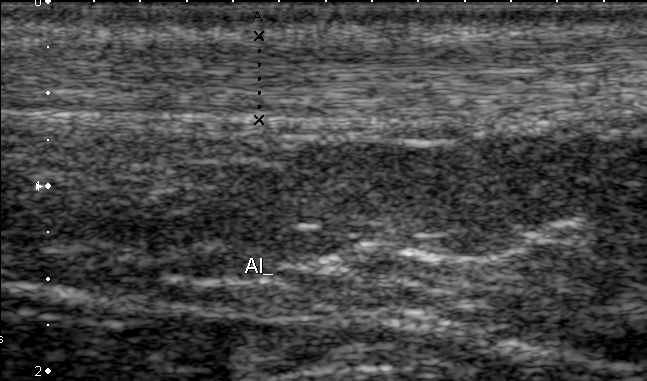
#> input picture Images/Patient00003_Plane1_10_of_21.png, 647 x 381 px
$ python -i femur.py   (imports and definitions only)
#> lines starting #> are read from the running program, lines starting #| are printed output that depends on the picture
#> further down, picture is the input picture: shape (381, 647, 3); min 0, max 255, mean 69.2
import cv2
import numpy as np
def detect_femur_length(image):
    gray = cv2.cvtColor(image, cv2.COLOR_RGB2GRAY)
    clahe = cv2.createCLAHE(2.0, (8,8))
    gray = clahe.apply(gray)
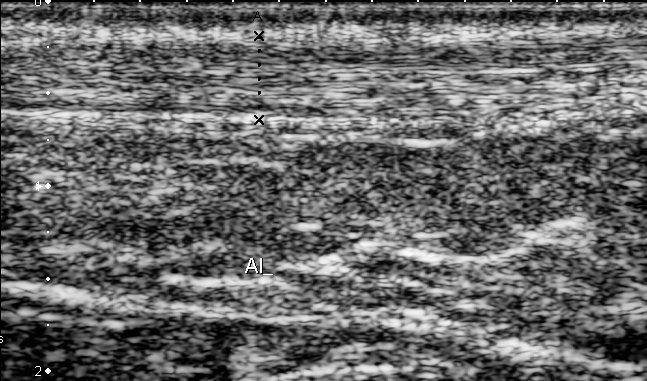
#> gray: shape (381, 647); min 0, max 255, mean 104.3
    blur = cv2.GaussianBlur(gray, (5,5), 0)
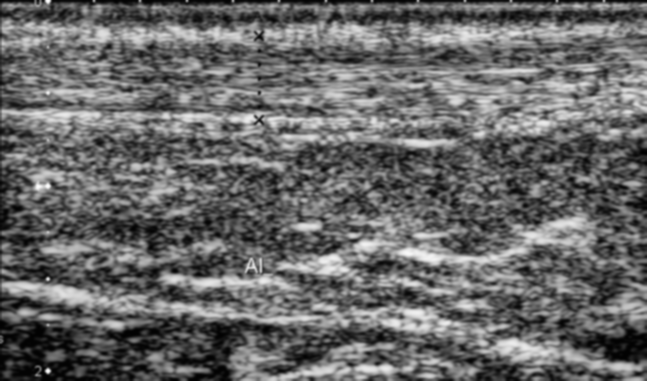
#> blur: shape (381, 647); min 2, max 253, mean 104.3
    edges = cv2.Canny(blur, 50, 150)
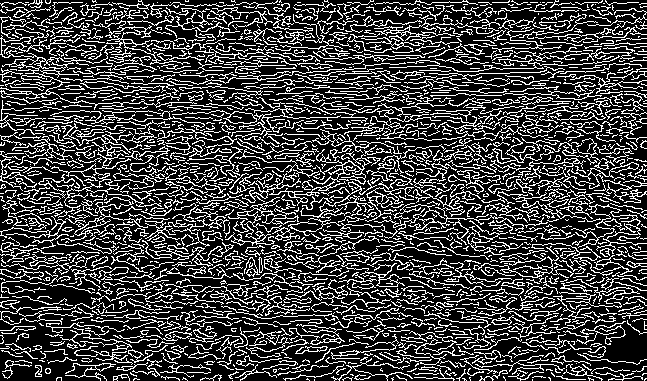
#> edges: shape (381, 647); 25.7% white in thin lines or dots
    lines = cv2.HoughLinesP(
        edges,
        1,
        np.pi/180,
        threshold=80,
        minLineLength=80,
        maxLineGap=10
    )
#> lines = 254 rows, first 6: [162, 131, 330, 120], [273, 150, 478, 233], [1, 51, 284, 195], [204, 4, 450, 250], [41, 142, 195, 136], [387, 156, 498, 160]
    if lines is None:
        return None
    max_len = 0
    for line in lines:
        x1, y1, x2, y2 = line[0]
        dx = x2 - x1
        dy = y2 - y1
        length = np.hypot(dx, dy)
        angle = abs(np.degrees(np.arctan2(dy, dx)))
        if angle < 15 or angle > 165:
            continue
        if length > max_len:
            max_len = length
#> this loop made 254 passes
#> (x1, y1, x2, y2, dx, dy, length, angle) on passes 2, 3, 4, 11: (273, 150, 478, 233, 205, 83, 221.2, 22.04), (1, 51, 284, 195, 283, 144, 317.5, 26.97), (204, 4, 450, 250, 246, 246, 347.9, 45), (75, 360, 433, 2, 358, -358, 506.3, 45)
#> (x1, y1, x2, y2, dx, dy, length, angle) on passes 1, 5, 6, 7, 8, 9: (162, 131, 330, 120, 168, -11, 168.4, 3.75), (41, 142, 195, 136, 154, -6, 154.1, 2.23), (387, 156, 498, 160, 111, 4, 111.1, 2.06), (380, 184, 525, 104, 145, -80, 165.6, 28.89), (467, 99, 586, 97, 119, -2, 119, 0.963), (60, 164, 167, 151, 107, -13, 107.8, 6.93)
#> after the loop, max_len = 506.3
    if max_len < 100 or max_len > 320:
        return None
    return max_len

>>> import cv2
>>> picture = cv2.cvtColor(cv2.imread('../Images/Patient00003_Plane1_10_of_21.png'), cv2.COLOR_BGR2RGB)
>>> result = detect_femur_length(picture)

$ run again, on Images/Patient00006_Plane1_11_of_36.png
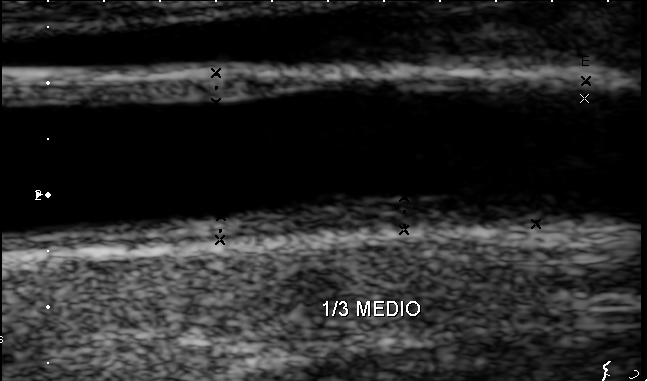
#> input picture Images/Patient00006_Plane1_11_of_36.png, 647 x 381 px
#> picture is the input picture: shape (381, 647, 3); min 0, max 255, mean 39.3
#> in detect_femur_length, `gray = clahe.apply(gray)`:
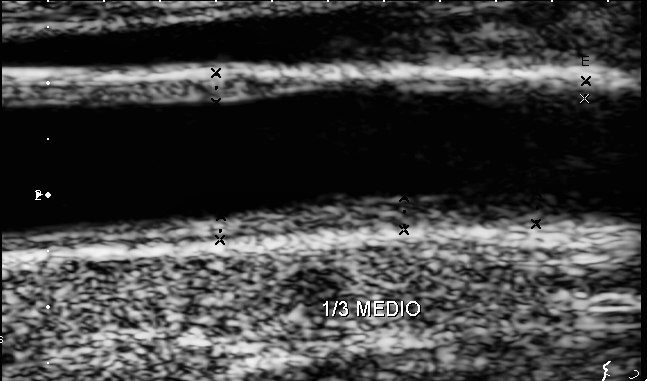
#> gray: shape (381, 647); min 1, max 255, mean 64.2
#> in detect_femur_length, `edges = cv2.Canny(blur, 50, 150)`:
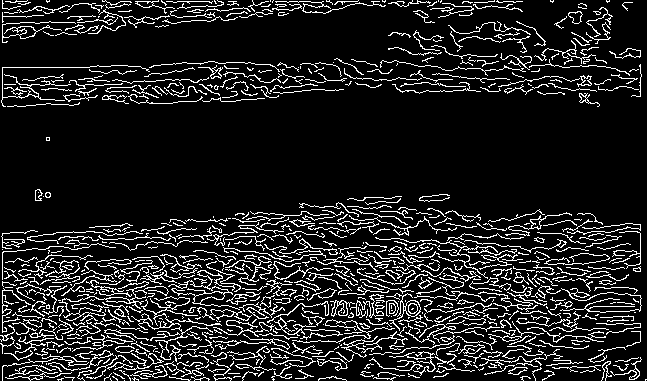
#> edges: shape (381, 647); 12.8% white in thin lines or dots
#> lines = 63 rows, first 6: [120, 1, 236, 1], [506, 310, 597, 315], [187, 302, 292, 311], [2, 323, 178, 323], [330, 326, 449, 331], [48, 304, 128, 314]
#> the loop in detect_femur_length, `for line in lines:` made 63 passes
#> (x1, y1, x2, y2, dx, dy, length, angle) on passes 31, 46: (218, 318, 319, 289, 101, -29, 105.1, 16.02), (2, 353, 2, 233, 0, -120, 120, 90)
#> after the loop in detect_femur_length, `for line in lines:`: max_len = 120

$ run again, on Images/Patient00012_Plane1_8_of_16.png
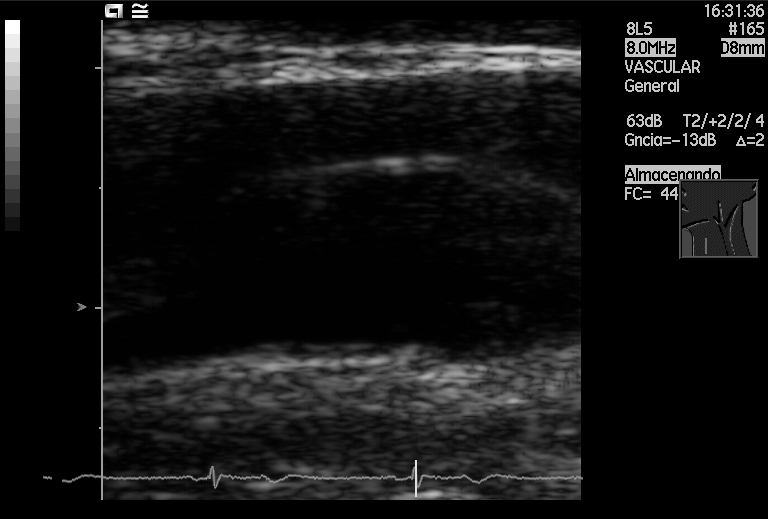
#> input picture Images/Patient00012_Plane1_8_of_16.png, 768 x 519 px
#> picture is the input picture: shape (519, 768, 3); min 0, max 255, mean 21
#> in detect_femur_length, `gray = clahe.apply(gray)`:
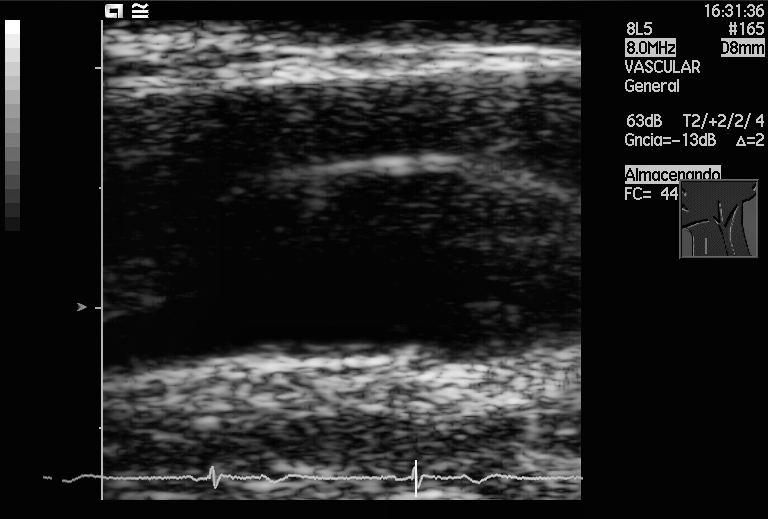
#> gray: shape (519, 768); min 2, max 255, mean 37.1
#> in detect_femur_length, `edges = cv2.Canny(blur, 50, 150)`:
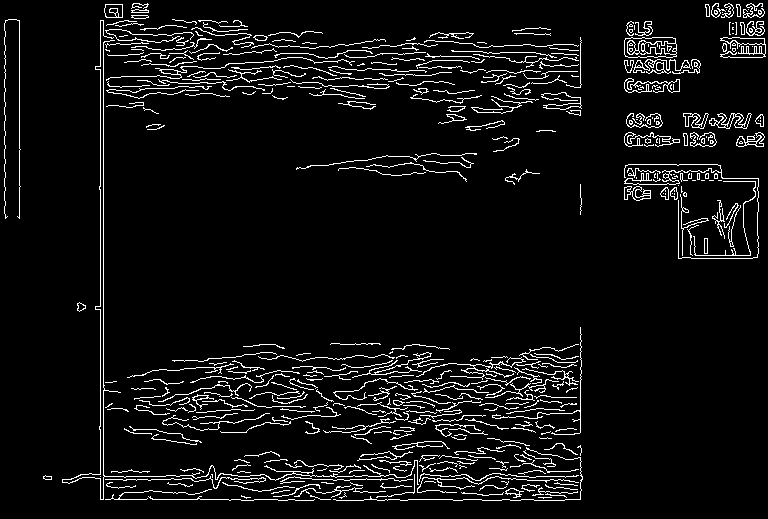
#> edges: shape (519, 768); 6.2% white in thin lines or dots
#> lines = 14 rows, first 6: [100, 499, 100, 20], [103, 499, 103, 20], [101, 499, 240, 499], [310, 476, 420, 476], [312, 479, 394, 479], [580, 432, 580, 327]
#> the loop in detect_femur_length, `for line in lines:` made 14 passes
#> (x1, y1, x2, y2, dx, dy, length, angle) on pass 1: (100, 499, 100, 20, 0, -479, 479, 90)
#> after the loop in detect_femur_length, `for line in lines:`: max_len = 479

$ run again, on Images/Patient00014_Plane1_18_of_42.png
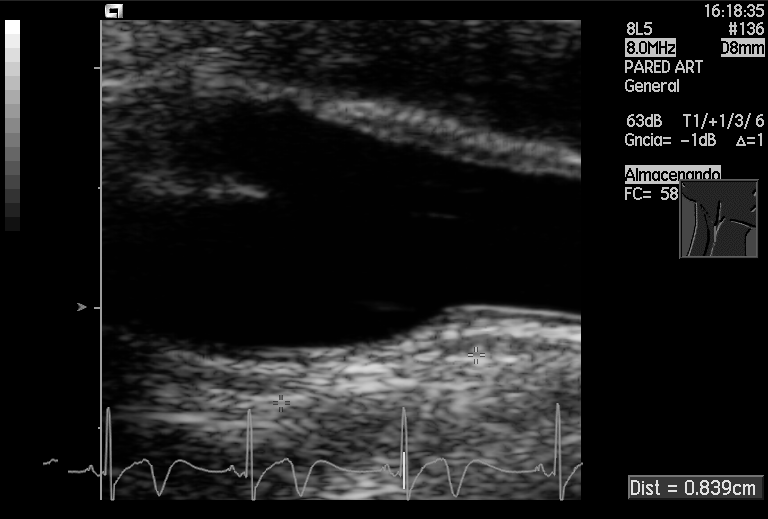
#> input picture Images/Patient00014_Plane1_18_of_42.png, 768 x 519 px
#> picture is the input picture: shape (519, 768, 3); min 0, max 255, mean 28.3
#> in detect_femur_length, `gray = clahe.apply(gray)`:
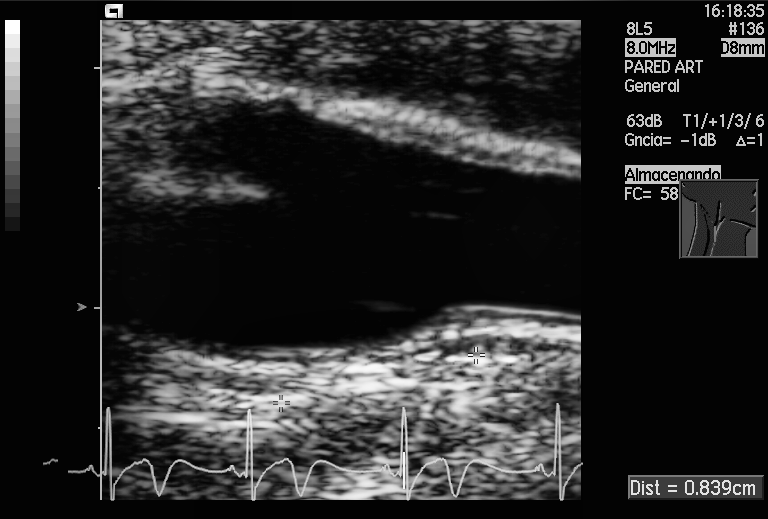
#> gray: shape (519, 768); min 2, max 255, mean 41.6
#> in detect_femur_length, `edges = cv2.Canny(blur, 50, 150)`:
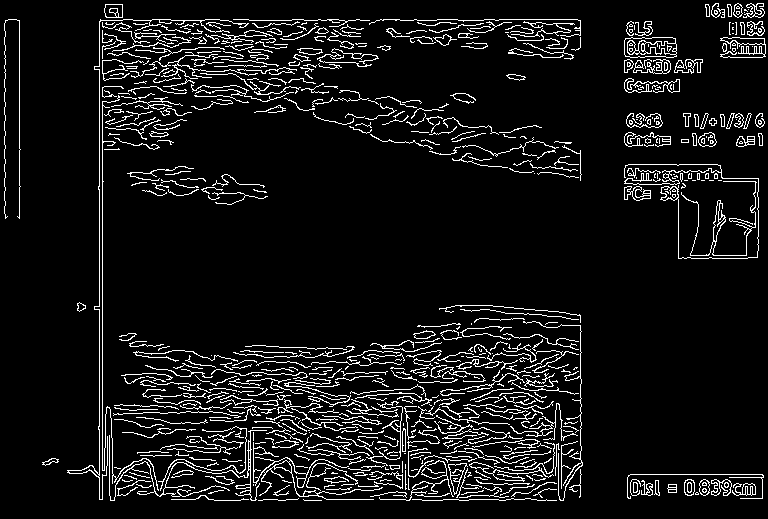
#> edges: shape (519, 768); 8% white in thin lines or dots
#> lines = 43 rows, first 6: [102, 499, 102, 87], [99, 499, 99, 21], [443, 499, 546, 499], [630, 474, 762, 474], [484, 19, 577, 19], [627, 487, 762, 494]
#> the loop in detect_femur_length, `for line in lines:` made 43 passes
#> (x1, y1, x2, y2, dx, dy, length, angle) on passes 1 to 2: (102, 499, 102, 87, 0, -412, 412, 90), (99, 499, 99, 21, 0, -478, 478, 90)
#> after the loop in detect_femur_length, `for line in lines:`: max_len = 478
